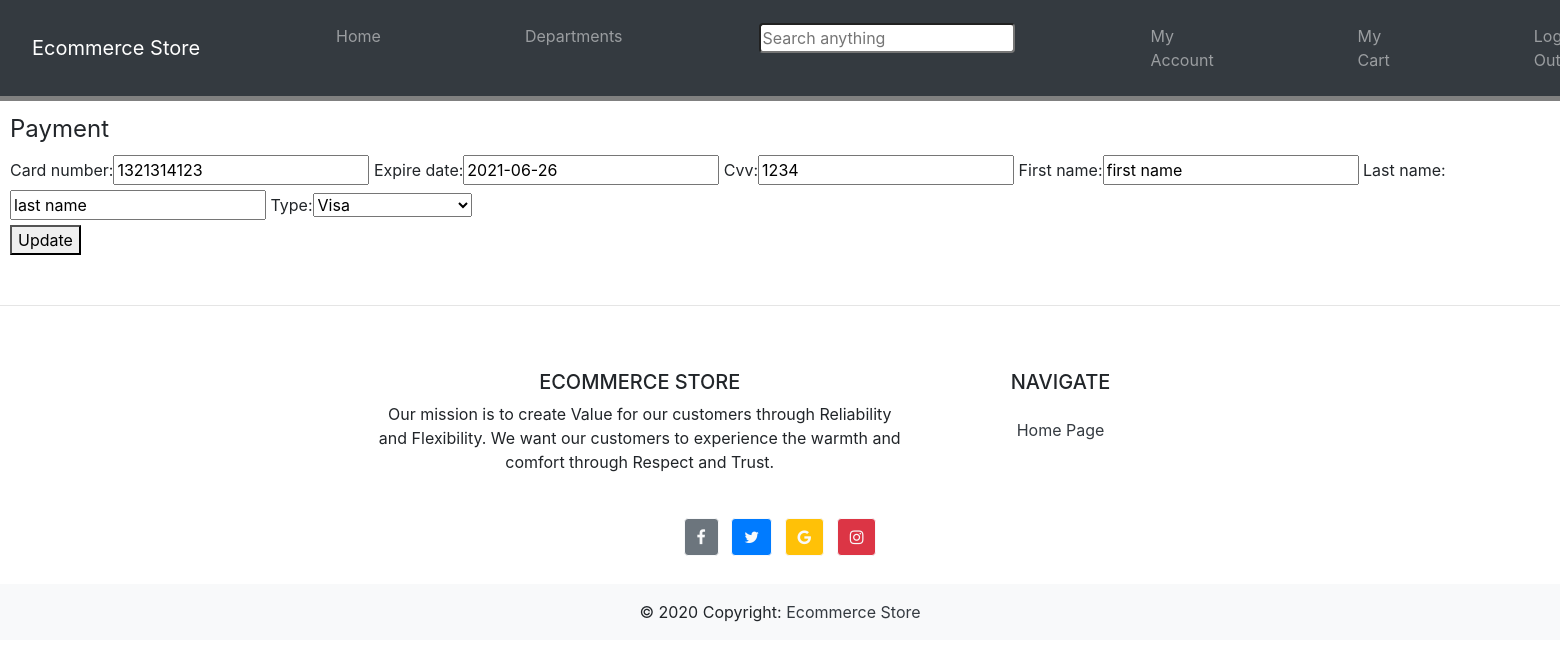
The page /payment_update/1/ (signed in) on the database its author committed.
### users/models.py (models this page shows, shortened)
class Payment(models.Model):
    TYPES = (
        ('Visa', 'Visa'),
        ('Debit', 'Debit'),
        ('MasterCard', 'Master Card'),
        ('AmericanExpress', 'American Express')
    )
    user = models.ForeignKey(User, null=True, on_delete=models.SET_NULL)
    card_number = models.CharField(max_length=19)
    expire_date = models.DateField()
    cvv = models.CharField(max_length=4)
    first_name = models.CharField(max_length=100, default="first name")
    last_name = models.CharField(max_length=100, default="last name")
    type = models.CharField(max_length=100,choices=TYPES)

### users/views.py (the view, shortened to what this page needs)
# urls.py: path('payment_update/<int:pk>/', user_views.PaymentUpdateView.as_view(), name='payment-update'),
class PaymentUpdateView(LoginRequiredMixin, UserPassesTestMixin, UpdateView):
    model = Payment
    fields = ['card_number', 'expire_date', 'cvv', 'first_name', 'last_name', 'type']
    success_url = '/profile/'
    action = 'Update'
    def test_func(self):
        payment = self.get_object()
        if self.request.user == payment.user:
            return True
        return False
    def get_action(self):
        return self.action

### users/templates/users/payment_form.html (shortened to what this page needs)
{%extends "store/main.html"%}
{%block content%}
<form method="POST">
	<fieldset>
		<legend>Payment</legend>
		{{form}}
		<div>
			<button type="submit">{{view.get_action}}</button>
		</div>
	</fieldset>
</form>
{%endblock content%}

### static/css/main.css (style rules this page uses)
body { overflow-x: hidden; }

### rows shown on the page
Payment: card_number "1321314123", expire_date "2021-06-26", cvv "1234", first_name "first name", last_name "last name", type "Visa"

### other values the page prints
{{ view.get_action }} "Update"
